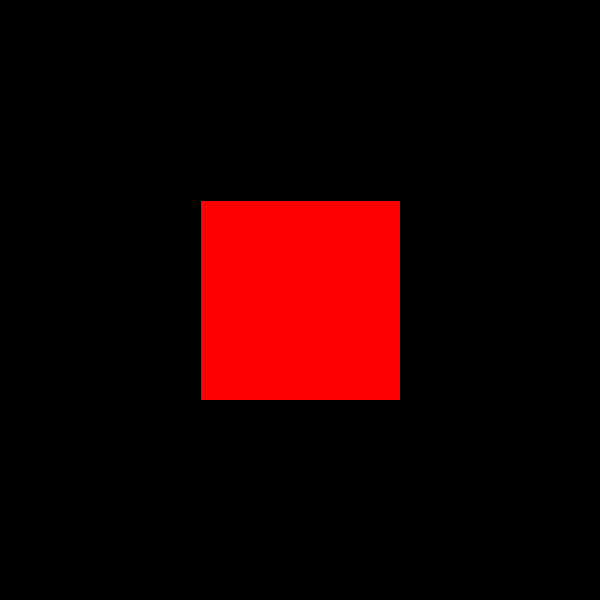
Frame 1 (no input)
Frame 60 (the mouse pressed at the canvas centre just before this capture): identical to frame 1, image omitted
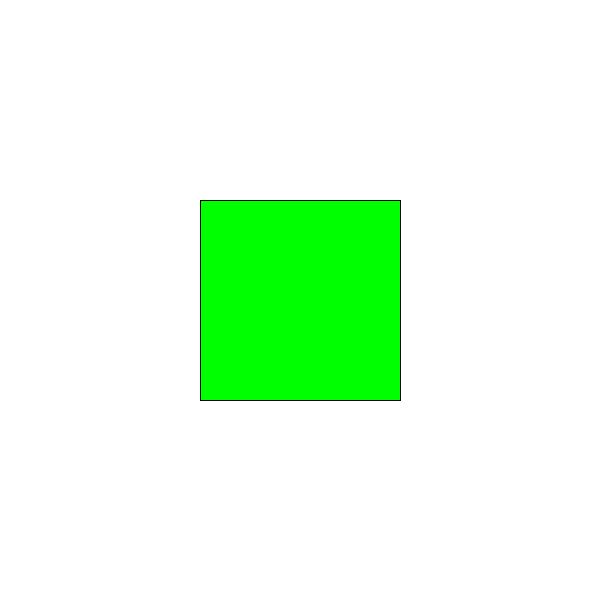
Frame 120 (the mouse held since frame 60 and released just before this capture)

The Processing sketch that drew these frames (run headless with seeded random() and noise(); from frame 60 on, the mouse is pressed at the canvas centre):

// Processing sketch: rect_buttons_05
// ── rect_buttons_05.pde
// Rectangular buttons
// Will not work with rectMode(CENTER)

float button1X = 200;
float button1Y = 200;
float button1W = 200;
float button1H = 200;

boolean button1Pressed;

void setup() {
  size(600, 600);
}

void draw() {

  // The button1Pressed variable is true while over a rect and pressing left mouse button
  if (button1Pressed == true) {
    background(255);
  } else {
    background(0);
  }

  // Check x position of the mouse. Must be between left and right side of rect
  if (mouseX > button1X && mouseX < button1X + button1W) {

    // Check y position of the mouse. Must be between top and bottom side of rect
    if (mouseY > button1Y && mouseY < button1Y + button1H) {

      // If mouse is pressed while over rect
      if (mousePressed == true) {
        button1Pressed = true;
        fill(#00FF00);
      } else {
        button1Pressed = false;
        fill(#FFFF00);
      }
      // End mouse press
    } else {
      fill(#FF0000);
    }
    // End mouseY
  } else {
    fill(#FF0000);
    button1Pressed = false;
  }
  // End mouseX

  rect(button1X, button1Y, button1W, button1H);
}
